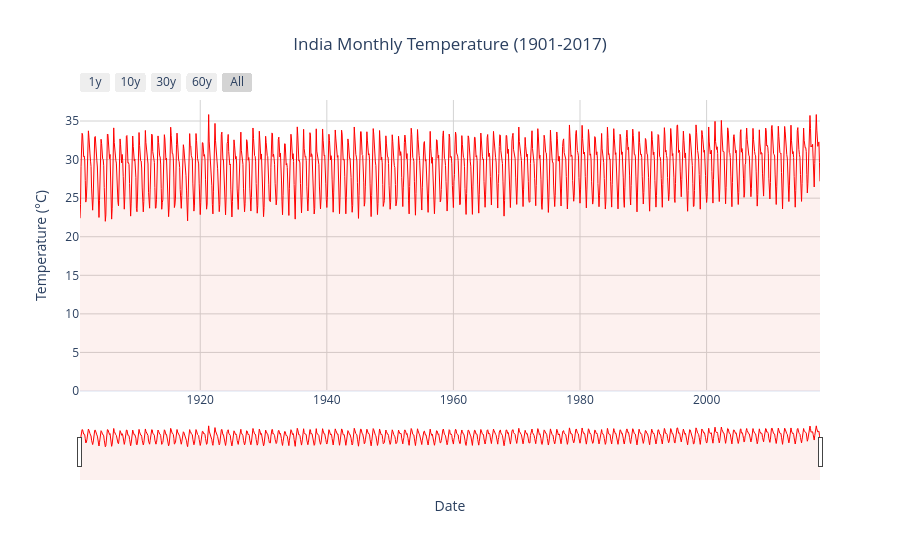

The notebook cell this image was saved under:
### Markdown cell above
> ### 2.2 Temperature Time Series Plot

### Code cell
fig = go.Figure()
fig.add_trace(go.Scatter(
    x=df.index, y=df['TEMPERATURE'],
    mode='lines', name='Temperature',
    line=dict(color='Red', width=1),
    fill='tozeroy', fillcolor='rgba(231,76,60,0.08)',
))
fig.update_layout(
    title={'text': 'India Monthly Temperature (1901-2017)','x': 0.5},
    xaxis_title='Date', yaxis_title='Temperature (°C)',
    template='plotly_white', paper_bgcolor='white', plot_bgcolor='white',
)
fig.update_xaxes(
    showgrid=True, gridcolor='lightgray', rangeslider_visible=True,
    rangeselector=dict(buttons=list([
        dict(count=1,  label="1y",  step="year", stepmode="backward"),
        dict(count=10,  label="10y",  step="year", stepmode="backward"),
        dict(count=30,  label="30y",  step="year", stepmode="backward"),
        dict(count=60,  label="60y",  step="year", stepmode="backward"),
        dict(step="all", label="All")
    ]))
)
fig.update_yaxes(showgrid=True, gridcolor='lightgray')
fig.show()

### Figure 1 — Plotly figure (JSON) as saved in the notebook; plotly's stock layout.template omitted (floating-point values rounded to 4 significant figures; data arrays with more than 128 entries replaced by an {"elided": "..."} marker saying what was removed)
{"data": [{"fill": "tozeroy", "fillcolor": "rgba(231,76,60,0.08)", "line": {"color": "Red", "width": 1}, "mode": "lines", "name": "Temperature", "type": "scatter", "x": {"elided": "1404 str values"}, "y": {"elided": "1404 float values"}}], "layout": {"paper_bgcolor": "white", "plot_bgcolor": "white", "title": {"text": "India Monthly Temperature (1901-2017)", "x": 0.5}, "xaxis": {"gridcolor": "lightgray", "rangeselector": {"buttons": [{"count": 1, "label": "1y", "step": "year", "stepmode": "backward"}, {"count": 10, "label": "10y", "step": "year", "stepmode": "backward"}, {"count": 30, "label": "30y", "step": "year", "stepmode": "backward"}, {"count": 60, "label": "60y", "step": "year", "stepmode": "backward"}, {"label": "All", "step": "all"}]}, "rangeslider": {"visible": true}, "showgrid": true, "title": {"text": "Date"}}, "yaxis": {"gridcolor": "lightgray", "showgrid": true, "title": {"text": "Temperature (°C)"}}}}
